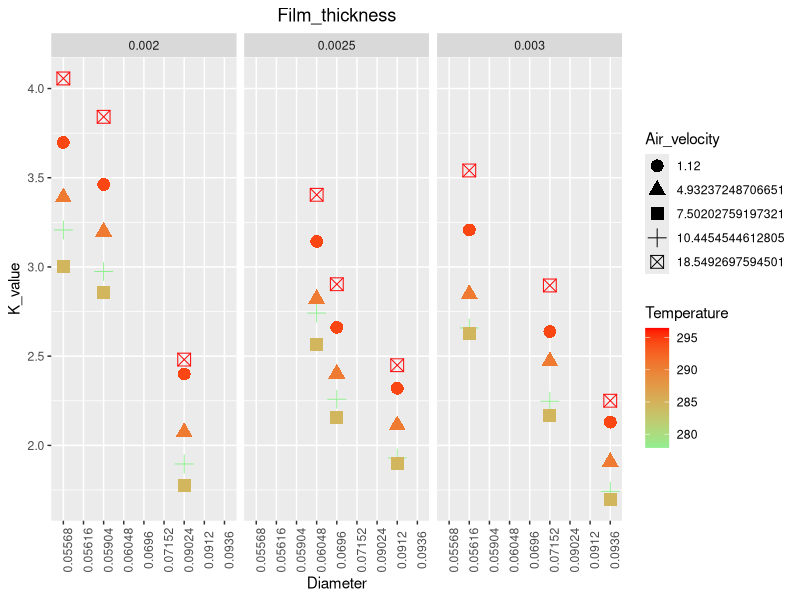

The R source for this figure:
## ---- chunk 1
#######Library##############
getwd()
library(readxl)
library(readr)
library(ggplot2)
library(tidyr)
library(tidyverse)
library(ggpubr)
library(purrr)
## ---- chunk 2
Packaging_data <- read_excel("Packaging.xlsx")
## ---- chunk 3
######strings#######
Packaging_data$Film_thickness <- as.factor(Packaging_data$Film_thickness)
Packaging_data$Diameter <- as.factor(Packaging_data$Diameter)
Packaging_data$Air_velocity <- as.factor(Packaging_data$Air_velocity)
## ---- chunk 4
######ggplot2_graph#########
ggplot(Packaging_data, aes(x=Diameter, y=K_value, colour=Temperature, shape=Air_velocity))+        
  geom_point(size = 4)+
  facet_grid(cols = vars(Film_thickness))+
  theme(axis.text.x = element_text(angle=90))+
  ggtitle("Film_thickness")+
  scale_color_gradient(low="light green", high="red")+
  theme(plot.title = element_text(hjust = 0.5))
